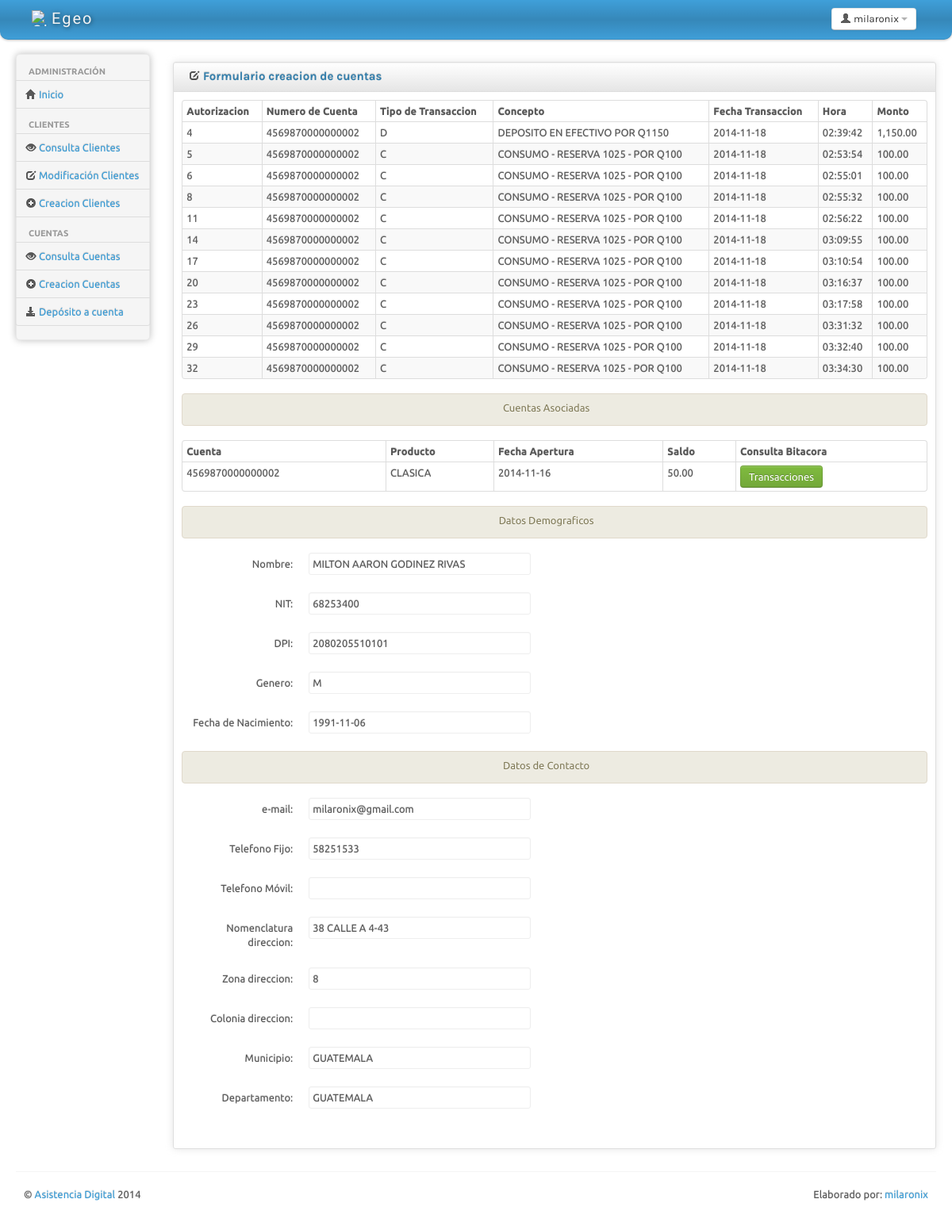
The app's page /consulta cuentas.php?ctatrx=4569870000000002&id=1 (signed in) with its own data.
### tables this page shows
CREATE TABLE `transacciones` (
  `autorizacion` int(11) NOT NULL AUTO_INCREMENT,
  `numeroDeCuenta` bigint(20) DEFAULT NULL,
  `idCliente` int(11) DEFAULT NULL,
  `tipoTransaccion` char(1) DEFAULT NULL,
  `concepto` varchar(100) DEFAULT NULL,
  `fechaTransaccion` date DEFAULT NULL,
  `monto` float DEFAULT NULL,
  `hora` time DEFAULT NULL,
  PRIMARY KEY (`autorizacion`),
  KEY `tipoTransaccion` (`tipoTransaccion`),
  KEY `idCliente` (`idCliente`),
  KEY `numeroDeCuenta` (`numeroDeCuenta`),
  CONSTRAINT `transacciones_ibfk_1` FOREIGN KEY (`tipoTransaccion`) REFERENCES `tipotransacciones` (`tipoTransaccion`),
  CONSTRAINT `transacciones_ibfk_2` FOREIGN KEY (`idCliente`) REFERENCES `clientes` (`idCliente`),
  CONSTRAINT `transacciones_ibfk_3` FOREIGN KEY (`numeroDeCuenta`) REFERENCES `cuentas` (`numerodecuenta`)
);

CREATE TABLE `clientes` (
  `idCliente` int(11) NOT NULL AUTO_INCREMENT,
  `nombreCliente` varchar(100) DEFAULT NULL,
  `fechaNacimiento` date DEFAULT NULL,
  `genero` char(1) DEFAULT NULL,
  `nomenclaturaDireccion` varchar(100) DEFAULT NULL,
  `zona` int(2) DEFAULT NULL,
  `colonia` int(11) DEFAULT NULL,
  `departamento` int(11) DEFAULT NULL,
  `municipio` int(11) DEFAULT NULL,
  `telefono1` int(8) DEFAULT NULL,
  `telefono2` int(8) DEFAULT NULL,
  `nit` varchar(100) NOT NULL,
  `dpi` varchar(100) NOT NULL,
  `email` varchar(100) NOT NULL,
  PRIMARY KEY (`idCliente`),
  UNIQUE KEY `nit` (`nit`),
  UNIQUE KEY `dpi` (`dpi`),
  UNIQUE KEY `email` (`email`),
  KEY `departamento` (`departamento`),
  KEY `municipio` (`municipio`),
  CONSTRAINT `clientes_ibfk_1` FOREIGN KEY (`departamento`) REFERENCES `departamentos` (`idDepartamento`),
  CONSTRAINT `clientes_ibfk_2` FOREIGN KEY (`municipio`) REFERENCES `municipios` (`idMunicipio`)
);

CREATE TABLE `cuentas` (
  `idCuenta` int(11) NOT NULL AUTO_INCREMENT,
  `numerodecuenta` bigint(20) DEFAULT NULL,
  `idCliente` int(11) DEFAULT NULL,
  `fechaApertura` date DEFAULT NULL,
  `saldo` double DEFAULT NULL,
  `bin` bigint(20) DEFAULT NULL,
  PRIMARY KEY (`idCuenta`),
  UNIQUE KEY `numeroDeCuenta` (`numerodecuenta`),
  KEY `idCliente` (`idCliente`),
  CONSTRAINT `cuentas_ibfk_1` FOREIGN KEY (`idCliente`) REFERENCES `clientes` (`idCliente`)
);

CREATE TABLE `bin` (
  `binId` int(11) NOT NULL DEFAULT '0',
  `bin` bigint(20) DEFAULT NULL,
  `descripcion` char(100) DEFAULT NULL,
  `correlativo` int(11) DEFAULT NULL,
  PRIMARY KEY (`binId`)
);

CREATE TABLE `municipios` (
  `idMunicipio` int(11) NOT NULL AUTO_INCREMENT,
  `descripcion` varchar(100) DEFAULT NULL,
  `idDepartamento` int(11) DEFAULT NULL,
  PRIMARY KEY (`idMunicipio`),
  KEY `idDepartamento` (`idDepartamento`),
  CONSTRAINT `municipios_ibfk_1` FOREIGN KEY (`idDepartamento`) REFERENCES `departamentos` (`idDepartamento`)
);

CREATE TABLE `departamentos` (
  `idDepartamento` int(11) NOT NULL AUTO_INCREMENT,
  `descripcion` varchar(100) DEFAULT NULL,
  PRIMARY KEY (`idDepartamento`)
);

### consulta cuentas.php (the view, shortened to what this page needs)
<?php
$tiempo_expira = time() - $_SESSION['UltimoMovimiento'];
$error = 0;
$query_exitoso = 0;
$ctatrx = 0;
if(isset($_GET['id'])){
$id = $_GET['id'];
}
if(isset($_GET['ctatrx'])){
$ctatrx = $_GET['ctatrx'];
}
?>
<!DOCTYPE html>
<html lang="en">
<head>
	<link id="bs-css" href="css/bootstrap-cerulean.css" rel="stylesheet">
	<link href="css/bootstrap-responsive.css" rel="stylesheet">
	<link href="css/charisma-app.css" rel="stylesheet">
	<link href="css/jquery-ui-1.8.21.custom.css" rel="stylesheet">
	<link href='css/fullcalendar.css' rel='stylesheet'>
	<link href='css/fullcalendar.print.css' rel='stylesheet'  media='print'>
	<link href='css/chosen.css' rel='stylesheet'>
	<link href='css/uniform.default.css' rel='stylesheet'>
	<link href='css/colorbox.css' rel='stylesheet'>
	<link href='css/jquery.cleditor.css' rel='stylesheet'>
	<link href='css/jquery.noty.css' rel='stylesheet'>
	<link href='css/noty_theme_default.css' rel='stylesheet'>
	<link href='css/elfinder.min.css' rel='stylesheet'>
	<link href='css/elfinder.theme.css' rel='stylesheet'>
	<link href='css/jquery.iphone.toggle.css' rel='stylesheet'>
	<link href='css/opa-icons.css' rel='stylesheet'>
	<link href='css/uploadify.css' rel='stylesheet'>
</head>
<body>
<?php
	if(!isset($_SESSION['UltimoMovimiento'])){
		session_destroy(); header("Location: expirada.php?tipo=3");
	}
	else{
		if($tiempo_expira > $_SESSION['tiempo_expira']){
			header("Location: expirada.php?tipo=2");
		}else{
?>
	<div class="navbar">
		<div class="navbar-inner">
			<div class="container-fluid">
				<a class="brand" href="inicio.php"> <img alt="Charisma Logo" src="images/logo.jpg" /> <span>Egeo</span></a>
				<div class="btn-group pull-right" >
					<a class="btn dropdown-toggle" data-toggle="dropdown" href="#">
						<i class="icon-user"></i><span class="hidden-phone"> <?php echo($_SESSION['usuario']); ?></span>
						<span class="caret"></span>
					</a>
				</div>
			</div>
		</div>
	</div>
	<div class="container-fluid">
		<div class="row-fluid">
			<div class="span2 main-menu-span">
				<div class="well nav-collapse sidebar-nav">
					<ul class="nav nav-tabs nav-stacked main-menu">
						<li class="nav-header hidden-tablet">Administración</li>
						<li><a class="ajax-link" href="inicio.php"><i class="icon-home"></i><span class="hidden-tablet"> Inicio</span></a></li>
						<li class="nav-header hidden-tablet">Clientes</li>
						<?php
						if ($_SESSION['leer'] == 1){
						echo("<li><a class='ajax-link' href='consulta clientes.php'><i class='icon-eye-open'></i><span class='hidden-tablet'> Consulta Clientes</span></a></li>");
						}
						if ($_SESSION['modificar'] == 1){
						echo("<li><a class='ajax-link' href='modificacion clientes.php'><i class='icon-edit'></i><span class='hidden-tablet'> Modificación Clientes</span></a></li>");
						}
						if ($_SESSION['crear'] == 1){
						echo("<li><a class='ajax-link' href='creacion_clientes.php'><i class='icon-plus-sign'></i><span class='hidden-tablet'> Creacion Clientes</span></a></li>");
						}
						?>
						<li class="nav-header hidden-tablet">Cuentas</li>
						<?php
						if ($_SESSION['leer'] == 1){
						echo("<li><a class='ajax-link' href='cliente para consulta cuenta.php'><i class='icon-eye-open'></i><span class='hidden-tablet'> Consulta Cuentas</span></a></li>");
						}
						if ($_SESSION['crear'] == 1){
						echo("<li><a class='ajax-link' href='cliente para cuenta.php'><i class='icon-plus-sign'></i><span class='hidden-tablet'> Creacion Cuentas</span></a></li>");
						}
						if ($_SESSION['crear'] == 1){
						echo("<li><a class='ajax-link' href='cliente para deposito.php'><i class='icon-download-alt'></i><span class='hidden-tablet'> Depósito a cuenta</span></a></li>");
						}
						?>
					</ul>
				</div>
			</div>
			<div id="content" class="span10">
			<?php
			if($query_exitoso == 1){
				echo("
					<div class='alert alert-success'>
						<center>
							<p>La cuenta se ha creado exitosamente.</p>
						</center>
					</div>
					");
			}else{
			?>
			<div class="row-fluid sortable">
				<div class="box span12">
					<div class="box-header well" data-original-title>
						<h2><i class="icon-edit"></i> Formulario creacion de cuentas </h2>
					</div>
					<div class="box-content">
						<form class="form-horizontal" method = 'post' action='<?php $_SERVER['PHP_SELF'] ?>'>
							<fieldset>
								<?php
								if($error == 0){
									$query = "select clientes.*, departamentos.descripcion as depto, municipios.descripcion as muni, numeroDeCuenta, fechaApertura, saldo, bin.descripcion from clientes, departamentos, municipios, cuentas, bin where clientes.idCliente = '$id' and clientes.departamento = departamentos.iddepartamento and clientes.municipio = municipios.idMunicipio and cuentas.idCliente = clientes.idCliente and cuentas.bin = bin.bin";
									$result = mysql_query($query);
								}
								if($ctatrx > 0){
									?>
										<table class="table table-bordered table-striped table-condensed">
											<thead>
												<tr>
													<th>Autorizacion</th>
													<th>Numero de Cuenta</th>
													<th>Tipo de Transaccion</th>
													<th>Concepto</th>
													<th>Fecha Transaccion</th>
													<th>Hora</th>
													<th>Monto</th>
												</tr>
											</thead>
											<tbody>
												<tr>
													<?php
													$queryTRX = "select * from transacciones where numeroDeCuenta = $ctatrx";
													$resultado = mysql_query($queryTRX);
													while($transacciones = mysql_fetch_array($resultado)){
														echo("<tr>");
														echo("<td>$transacciones[autorizacion]</td>");
														echo("<td>$transacciones[numeroDeCuenta]</td>");
														echo("<td>$transacciones[tipoTransaccion]</td>");
														echo("<td>$transacciones[concepto]</td>");
														echo("<td>$transacciones[fechaTransaccion]</td>");
														echo("<td>$transacciones[hora]</td>");
														echo("<td class='center'>" . number_format($transacciones['monto'],2,".",",") . "</td>");
														echo("</tr>");
													}
													$result = mysql_query($query);
													?>
												</tr>
										</table>
									<?php
								}
								?>
								<div class="alert alert-info">
									<center>
										<label>Cuentas Asociadas</label>
									</center>
								</div>
								<table class="table table-bordered table-striped table-condensed">
									<thead>
										<tr>
											<th>Cuenta</th>
											<th>Producto</th>
											<th>Fecha Apertura</th>
											<th>Saldo</th>
											<th>Consulta Bitacora</th>
										</tr>
									</thead>
									<tbody>
										<tr>
											<?php
											while($items = mysql_fetch_array($result)){
												echo("<tr>");
												echo("<td>$items[numeroDeCuenta]</td>");
												echo("<td class='center'>$items[descripcion]</td>");
												echo("<td class='center'>$items[fechaApertura]</td>");
												echo("<td class='center'>" . number_format($items['saldo'],2,".",",") . "</td>");
												echo("<td class='center'><a class='btn btn-success' href='$_SERVER[PHP_SELF]?ctatrx=$items[numeroDeCuenta]&id=$id'> Transacciones </a> </td>");
												echo("</tr>");
											}
											$result = mysql_query($query);
											$items = mysql_fetch_array($result);
											?>
										</tr>
								</table>
								<div class="alert alert-info">
									<center>
										<label>Datos Demograficos</label>
									</center>
								</div>
								<div class="control-group <?php if($_POST['enviado'] == 1 && $_POST['nombre'] == ''){ echo("error");} ?>">
									<label class="control-label" for="focusedInput">Nombre: </label>
									<div class="controls">
									  <span class="input-xlarge uneditable-input"><?php echo($items['nombreCliente']); ?></span>
									</div>
								</div>
								<div class="control-group <?php if($_POST['enviado'] == 1 && $_POST['nit'] == ''){ echo("error");} ?>">
									<label class="control-label" for="focusedInput">NIT: </label>
									<div class="controls">
									  <span class="input-xlarge uneditable-input"><?php echo($items['nit']); ?></span>
									</div>
								</div>
								<div class="control-group <?php if($_POST['enviado'] == 1 && $_POST['dpi'] == ''){ echo("error");} ?>">
									<label class="control-label" for="focusedInput">DPI: </label>
									<div class="controls">
									  <span class="input-xlarge uneditable-input"><?php echo($items['dpi']); ?></span>
									</div>
								</div>
								<div class="control-group <?php if($_POST['enviado'] == 1 && $_POST['genero'] == ''){ echo("error");} ?>">
									<label class="control-label" for="focusedInput">Genero: </label>
									<div class="controls">
									  <span class="input-xlarge uneditable-input"><?php echo($items['genero']); ?></span>
									</div>
								</div>
								<div class="control-group <?php if($_POST['enviado'] == 1 && $_POST['fnacimiento'] == ''){ echo("error");} ?>">
									<label class="control-label" for="fnacimiento">Fecha de Nacimiento:</label>
									<div class="controls">
									  <span class="input-xlarge uneditable-input"><?php echo($items['fechaNacimiento']); ?></span>
									</div>
								</div>
								<div class="alert alert-info">
									<center>
										<label>Datos de Contacto</label>
									</center>
								</div>
								<div class="control-group <?php if($_POST['enviado'] == 1 && $_POST['email'] == ''){ echo("error");} ?>">
									<label class="control-label" for="focusedInput">e-mail: </label>
									<div class="controls">
									  <span class="input-xlarge uneditable-input"><?php echo($items['email']); ?></span>
									</div>
								</div>
								<div class="control-group <?php if($_POST['enviado'] == 1 && $_POST['tel1'] == ''){ echo("error");} ?>">
									<label class="control-label" for="focusedInput">Telefono Fijo: </label>
									<div class="controls">
									  <span class="input-xlarge uneditable-input"><?php echo($items['telefono1']); ?></span>
									</div>
								</div>
								<div class="control-group <?php if($_POST['enviado'] == 1 && $_POST['tel2'] == ''){ echo("error");} ?>">
									<label class="control-label" for="focusedInput">Telefono Móvil: </label>
									<div class="controls">
									  <span class="input-xlarge uneditable-input"><?php echo($items['telefono2']); ?></span>
									</div>
								</div>
								<div class="control-group <?php if($_POST['enviado'] == 1 && $_POST['nomenclatura'] == ''){ echo("error");} ?>">
									<label class="control-label" for="focusedInput">Nomenclatura direccion: </label>
									<div class="controls">
									  <span class="input-xlarge uneditable-input"><?php echo($items['nomenclaturaDireccion']); ?></span>
									</div>
								</div>
								<div class="control-group <?php if($_POST['enviado'] == 1 && $_POST['zona'] == ''){ echo("error");} ?>">
									<label class="control-label" for="focusedInput">Zona direccion: </label>
									<div class="controls">
									  <span class="input-xlarge uneditable-input"><?php echo($items['zona']); ?></span>
									</div>
								</div>
								<div class="control-group <?php if($_POST['enviado'] == 1 && $_POST['colonia'] == ''){ echo("error");} ?>">
									<label class="control-label" for="focusedInput">Colonia direccion: </label>
									<div class="controls">
									  <span class="input-xlarge uneditable-input"><?php echo($items['colonia']); ?></span>
									</div>
								</div>
								<div class="control-group <?php if($_POST['enviado'] == 1 && $_POST['municipio'] == ''){ echo("error");} ?>">
									<label class="control-label" for="municipio">Municipio:</label>
									<div class="controls">
									  <span class="input-xlarge uneditable-input"><?php echo($items['muni']); ?></span>
									</div>
								 </div>
								<div class="control-group <?php if($_POST['enviado'] == 1 && $_POST['bin'] == ''){ echo("error");} ?>">
									<label class="control-label" for="bin">Departamento:</label>
									<div class="controls">
									  <span class="input-xlarge uneditable-input"><?php echo($items['depto']); ?></span>
									</div>
								 </div>
							</fieldset>
						  </form>
					</div>
				</div>
			</div>
			<?php }?>
			</div>
				</div>
		<hr>
		<footer>
			<p class="pull-left">&copy; <a href="http://usman.it" target="_blank">Asistencia Digital</a> 2014</p>
			<p class="pull-right">Elaborado por: <a href="http://usman.it/free-responsive-admin-template">milaronix</a></p>
		</footer>
	</div>
<?php
		}
	}
?>
</body>
</html>

### records on screen
transacciones: autorizacion "4", numeroDeCuenta "4569870000000002", tipoTransaccion "D", concepto "DEPOSITO EN EFECTIVO POR Q1150", fechaTransaccion "2014-11-18", hora "02:39:42", monto "1,150.00"
transacciones: autorizacion "5", numeroDeCuenta "4569870000000002", tipoTransaccion "C", concepto "CONSUMO - RESERVA 1025 - POR Q100", fechaTransaccion "2014-11-18", hora "02:53:54", monto "100.00"
transacciones: autorizacion "6", numeroDeCuenta "4569870000000002", tipoTransaccion "C", concepto "CONSUMO - RESERVA 1025 - POR Q100", fechaTransaccion "2014-11-18", hora "02:55:01", monto "100.00"
transacciones: autorizacion "8", numeroDeCuenta "4569870000000002", tipoTransaccion "C", concepto "CONSUMO - RESERVA 1025 - POR Q100", fechaTransaccion "2014-11-18", hora "02:55:32", monto "100.00"
transacciones: autorizacion "11", numeroDeCuenta "4569870000000002", tipoTransaccion "C", concepto "CONSUMO - RESERVA 1025 - POR Q100", fechaTransaccion "2014-11-18", hora "02:56:22", monto "100.00"
transacciones: autorizacion "14", numeroDeCuenta "4569870000000002", tipoTransaccion "C", concepto "CONSUMO - RESERVA 1025 - POR Q100", fechaTransaccion "2014-11-18", hora "03:09:55", monto "100.00"
transacciones: autorizacion "17", numeroDeCuenta "4569870000000002", tipoTransaccion "C", concepto "CONSUMO - RESERVA 1025 - POR Q100", fechaTransaccion "2014-11-18", hora "03:10:54", monto "100.00"
transacciones: autorizacion "20", numeroDeCuenta "4569870000000002", tipoTransaccion "C", concepto "CONSUMO - RESERVA 1025 - POR Q100", fechaTransaccion "2014-11-18", hora "03:16:37", monto "100.00"
transacciones: autorizacion "23", numeroDeCuenta "4569870000000002", tipoTransaccion "C", concepto "CONSUMO - RESERVA 1025 - POR Q100", fechaTransaccion "2014-11-18", hora "03:17:58", monto "100.00"
transacciones: autorizacion "26", numeroDeCuenta "4569870000000002", tipoTransaccion "C", concepto "CONSUMO - RESERVA 1025 - POR Q100", fechaTransaccion "2014-11-18", hora "03:31:32", monto "100.00"
transacciones: autorizacion "29", numeroDeCuenta "4569870000000002", tipoTransaccion "C", concepto "CONSUMO - RESERVA 1025 - POR Q100", fechaTransaccion "2014-11-18", hora "03:32:40", monto "100.00"
transacciones: autorizacion "32", numeroDeCuenta "4569870000000002", tipoTransaccion "C", concepto "CONSUMO - RESERVA 1025 - POR Q100", fechaTransaccion "2014-11-18", hora "03:34:30", monto "100.00"
clientes: cuentas.numerodecuenta "4569870000000002", bin.descripcion "CLASICA", cuentas.fechaApertura "2014-11-16", cuentas.saldo "50.00", nombreCliente "MILTON AARON GODINEZ RIVAS", nit "68253400", dpi "2080205510101", genero "M", fechaNacimiento "1991-11-06", email "milaronix@gmail.com", telefono1 "58251533", nomenclaturaDireccion "38 CALLE A 4-43", zona "8"
municipios: descripcion "GUATEMALA"
departamentos: descripcion "GUATEMALA"

### other values on screen
$_SESSION['usuario'] "milaronix"
